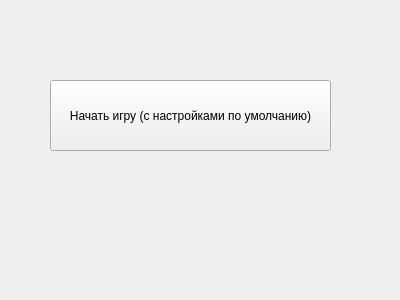
<?xml version="1.0" encoding="UTF-8"?>
<ui version="4.0">
 <class>start_new_room</class>
 <widget class="QWidget" name="start_new_room">
  <property name="geometry">
   <rect>
    <x>0</x>
    <y>0</y>
    <width>400</width>
    <height>300</height>
   </rect>
  </property>
  <property name="windowTitle">
   <string>Form</string>
  </property>
  <widget class="QPushButton" name="pushButton">
   <property name="geometry">
    <rect>
     <x>50</x>
     <y>80</y>
     <width>281</width>
     <height>71</height>
    </rect>
   </property>
   <property name="text">
    <string>Начать игру (с настройками по умолчанию)</string>
   </property>
  </widget>
 </widget>
 <resources/>
 <connections/>
</ui>
